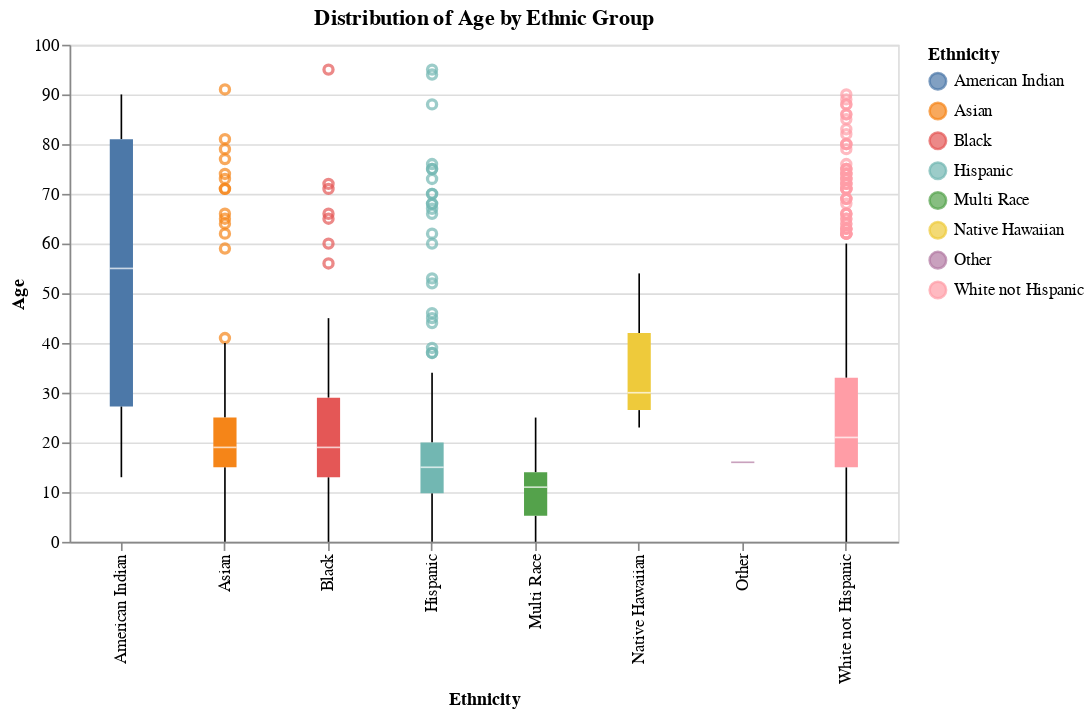

The code cell stored with this chart in its notebook:
### Markdown cell above
#### (i) Distribution of Age by ethnic group

Construct the boxplots of the distribution of age by ethnic group.

1. Construct an Altair chart based on `dds_cat` with:
    + Ethnicity  on the x axis;
    + Age  on the y axis;
    + ethnic group mapped to color.

### Code cell
# solution
alt.Chart(dds_cat).mark_boxplot(outliers=True).encode(
    x = 'Ethnicity',
    y = 'Age',
    color = 'Ethnicity'
).properties(
    width = 500, 
    title = 'Distribution of Age by Ethnic Group')

### Figure 1 — Vega-Lite specification as saved in the notebook (floating-point values rounded to 4 significant figures; data arrays with more than 128 entries replaced by an {"elided": "..."} marker saying what was removed)
{"config": {"view": {"continuousWidth": 400, "continuousHeight": 300}}, "data": {"name": "data-8c6c61eb9cd91c6013030cd10b8e93ea"}, "mark": {"type": "boxplot", "outliers": true}, "encoding": {"color": {"field": "Ethnicity", "type": "nominal"}, "x": {"field": "Ethnicity", "type": "nominal"}, "y": {"field": "Age", "type": "quantitative"}}, "title": "Distribution of Age by Ethnic Group", "width": 500, "$schema": "https://vega.github.io/schema/vega-lite/v4.17.0.json", "datasets": {"data-8c6c61eb9cd91c6013030cd10b8e93ea": {"elided": "1000 records"}}}
